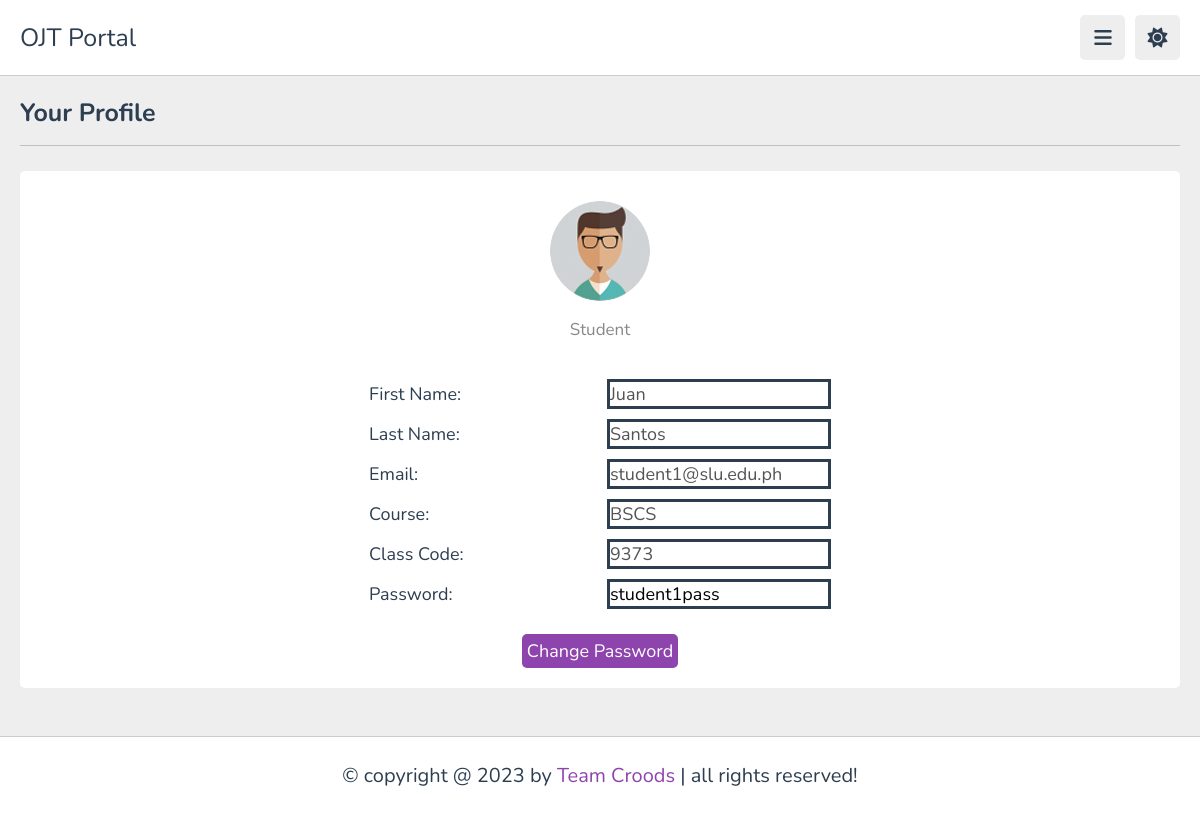
Screenshot of /student/profile.php (signed in) with the database file from the repository.
### tables this page shows
CREATE TABLE IF NOT EXISTS `student` (
  `studentId` int NOT NULL AUTO_INCREMENT,
  `userId` int NOT NULL,
  `firstName` varchar(255) NOT NULL,
  `lastName` varchar(255) NOT NULL,
  `course` varchar(255) NOT NULL,
  `classCode` int NOT NULL,
  PRIMARY KEY (`studentId`),
  KEY `userId_student` (`userId`)
);

CREATE TABLE IF NOT EXISTS `user` (
  `userId` int NOT NULL AUTO_INCREMENT,
  `email` varchar(255) NOT NULL,
  `password` varchar(255) NOT NULL,
  `type` int NOT NULL,
  PRIMARY KEY (`userId`)
);

### student/profile.php (the view, shortened to what this page needs)
<!DOCTYPE html>
<html lang="en">
<head>
   <link rel="stylesheet" href="https://cdnjs.cloudflare.com/ajax/libs/font-awesome/6.1.2/css/all.min.css">
   <link rel="stylesheet" href="../public/css/style.css">
</head>
<body>
<header class="header">
   <section class="flex">
      <a href="index.html" class="logo">OJT Portal</a>
      <div class="icons">
         <div id="menu-btn" class="fas fa-bars"></div>
         <div id="toggle-btn" class="fas fa-sun"></div>
      </div>
   </section>
</header>
<section class="user-profile">
   <h1 class="heading">your profile</h1>
   <div class="info">
      <div class="user">
         <img src="../public/images/pic-1.jpg" alt="">
         <p>Student</p>
      </div>
      <?php
          require("../database/database.php");
          $userId = $_SESSION['userID'];
          $statement = $db->prepare("SELECT * FROM user NATURAL JOIN student WHERE userId = ?");
          $statement->bind_param('s', $userId);
          $statement->execute();
          $result = $statement->get_result();
          $data = $result->fetch_assoc();
          $firstName = $data['firstName'];
          $lastName = $data['lastName'];
          $email = $data['email'];
          $password = $data['password'];
          $course = $data['course'];
          $classCode = $data['classCode'];
      ?>
      <form class="profile-form" action="change-password.php" method="post">
      <label class="profile-field">
         <span>First Name:</span><input name="firstName" type="text" value=<?php echo "\"$firstName\""; ?> disabled>
      </label>
      <label class="profile-field">
         <span>Last Name:</span><input name="lastName" type="text" value=<?php echo "\"$lastName\""; ?> disabled>
      </label>
      <label class="profile-field">
         <span>Email:</span><input name="email" type="text" value=<?php echo "\"$email\""; ?> disabled>
      </label>
      <label class="profile-field">
         <span>Course:</span><input name="course" type="text" value=<?php echo "\"$course\""; ?> disabled>
      </label>
      <label class="profile-field">
         <span>Class Code:</span><input name="classCode" type="text" value=<?php echo "\"$classCode\""; ?> disabled>
      </label>
      <label class="profile-field">
         <span>Password:</span><input class="password-input" name="password" type="text" required maxlength="20" value=<?php echo "\"$password\""; ?> >
      </label>
         <input class="change-password-btn" type="submit" value="Change Password" name="submit">
      </form>
   </div>
</section>
<footer class="footer">
   &copy; copyright @ 2023 by <span>Team Croods</span> | all rights reserved!
</footer>
</body>
</html>

### public/css/style.css (style rules this page uses)
:root { --main-color:#8e44ad; --red:#e74c3c; --orange:#f39c12; --light-color:#888; --light-bg:#eee; --black:#2c3e50; --white:#fff; --border:.1rem solid rgba(0,0,0,.2); }
* { font-family: 'Nunito', sans-serif; margin:0; padding:0; box-sizing: border-box; outline: none; border:none; text-decoration: none; }
html { font-size: 62.5%; overflow-x: hidden; }
body { background-color: var(--light-bg); padding-left: 30rem; }
section { padding:2rem; margin: 0 auto; max-width: 1200px; }
.heading { font-size: 2.5rem; color:var(--black); margin-bottom: 2.5rem; border-bottom: var(--border); padding-bottom: 1.5rem; text-transform: capitalize; }
.header { position: sticky; top:0; left:0; right: 0; background-color: var(--white); z-index: 1000; border-bottom: var(--border); }
.header .flex { display: flex; align-items: center; justify-content: space-between; position: relative; padding: 1.5rem 2rem; }
.header .flex .logo { font-size: 2.5rem; color: var(--black); }
.header .flex .icons div { font-size: 2rem; color:var(--black); background-color: var(--light-bg); border-radius: .5rem; height: 4.5rem; width: 4.5rem; line-height: 4.5rem; cursor: pointer; text-align: center; margin-left: .7rem; }
.user-profile .info { background-color: var(--white); border-radius: .5rem; padding: 2rem; }
.user-profile .info .user { text-align: center; margin-bottom: 2rem; padding: 1rem; }
.user-profile .info .user img { height: 10rem; width: 10rem; border-radius: 50%; object-fit: cover; margin-bottom: 1rem; }
.user-profile .info .user p { font-size: 1.7rem; color: var(--light-color); padding: .3rem 0; }
.footer { background-color: var(--white); border-top: var(--border); position: sticky; bottom: 0; left: 0; right: 0; text-align: center; font-size: 2rem; padding:2.5rem 2rem; color:var(--black); margin-top: 1rem; z-index: 1000; }
.footer span { color:var(--main-color); }
.profile-form { color: var(--black); display: flex; flex-direction: column; flex-wrap: nowrap; justify-content: space-around; align-items: center; }
.profile-field { display: flex; flex-direction: row; flex-wrap: nowrap; justify-content: space-around; align-items: center; }
.profile-form label span { width: 100px; }
.change-password-btn { margin-top: 20px; font-size: 1.8rem; padding: 5px; background-color: var(--main-color); border-radius: 5px; border-color: var(--black); color: white; }
.profile-form label { font-size: 1.8rem; width: 600px; margin-top: 5px; margin-bottom: 5px; }
.profile-form input[type="text"] { background-color: white; font-size: 1.8rem; border-color: var(--black); border-style: solid; border-width: 3px; }
.user-profile, section.reports, section.home-grid { min-height: 550px; height: 650px; }
@media (max-width:1200px) { body { padding-left: 0; } }

### rows the page displays
student: firstName "Juan", lastName "Santos", email "student1@slu.edu.ph", course "BSCS", classCode "9373", password "student1pass"
